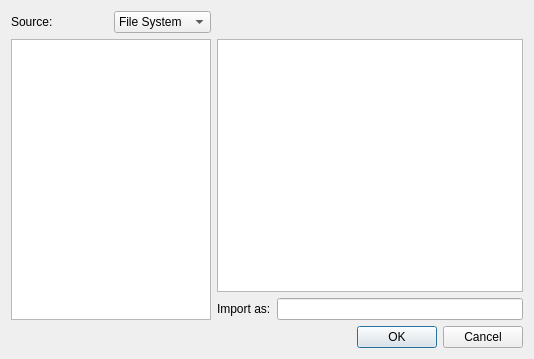
<ui version="4.0" >
 <class>HordeFileDialog</class>
 <widget class="QDialog" name="HordeFileDialog" >
  <property name="geometry" >
   <rect>
    <x>0</x>
    <y>0</y>
    <width>534</width>
    <height>359</height>
   </rect>
  </property>
  <property name="windowTitle" >
   <string>Dialog</string>
  </property>
  <layout class="QGridLayout" >
   <item row="0" column="0" >
    <widget class="QLabel" name="label_2" >
     <property name="text" >
      <string>Source:</string>
     </property>
    </widget>
   </item>
   <item row="0" column="1" >
    <widget class="QComboBox" name="m_source" >
     <item>
      <property name="text" >
       <string>File System</string>
      </property>
     </item>
    </widget>
   </item>
   <item row="0" column="2" colspan="2" >
    <spacer>
     <property name="orientation" >
      <enum>Qt::Horizontal</enum>
     </property>
     <property name="sizeHint" >
      <size>
       <width>301</width>
       <height>20</height>
      </size>
     </property>
    </spacer>
   </item>
   <item rowspan="2" row="1" column="0" colspan="2" >
    <widget class="QListWidget" name="m_fileList" >
     <property name="sizePolicy" >
      <sizepolicy vsizetype="Preferred" hsizetype="Preferred" >
       <horstretch>0</horstretch>
       <verstretch>0</verstretch>
      </sizepolicy>
     </property>
     <property name="maximumSize" >
      <size>
       <width>200</width>
       <height>16777215</height>
      </size>
     </property>
    </widget>
   </item>
   <item row="1" column="2" colspan="2" >
    <widget class="QStackedWidget" name="m_stackedWidget" >
     <property name="sizePolicy" >
      <sizepolicy vsizetype="Expanding" hsizetype="Expanding" >
       <horstretch>0</horstretch>
       <verstretch>0</verstretch>
      </sizepolicy>
     </property>
     <property name="currentIndex" >
      <number>2</number>
     </property>
     <widget class="QWidget" name="m_glFrame" />
     <widget class="QLabel" name="m_imageView" />
     <widget class="QTextEdit" name="m_xmlView" >
      <property name="lineWrapMode" >
       <enum>QTextEdit::NoWrap</enum>
      </property>
     </widget>
    </widget>
   </item>
   <item row="2" column="2" >
    <widget class="QLabel" name="label" >
     <property name="text" >
      <string>Import as:</string>
     </property>
    </widget>
   </item>
   <item row="2" column="3" >
    <widget class="QLineEdit" name="m_file" >
     <property name="toolTip" >
      <string>Specify the file name used when importing this file to your scene!</string>
     </property>
    </widget>
   </item>
   <item row="3" column="2" colspan="2" >
    <widget class="QDialogButtonBox" name="buttonBox" >
     <property name="orientation" >
      <enum>Qt::Horizontal</enum>
     </property>
     <property name="standardButtons" >
      <set>QDialogButtonBox::Cancel|QDialogButtonBox::NoButton|QDialogButtonBox::Ok</set>
     </property>
    </widget>
   </item>
  </layout>
 </widget>
 <resources/>
 <connections>
  <connection>
   <sender>buttonBox</sender>
   <signal>rejected()</signal>
   <receiver>HordeFileDialog</receiver>
   <slot>reject()</slot>
   <hints>
    <hint type="sourcelabel" >
     <x>199</x>
     <y>278</y>
    </hint>
    <hint type="destinationlabel" >
     <x>199</x>
     <y>149</y>
    </hint>
   </hints>
  </connection>
  <connection>
   <sender>buttonBox</sender>
   <signal>accepted()</signal>
   <receiver>HordeFileDialog</receiver>
   <slot>accept()</slot>
   <hints>
    <hint type="sourcelabel" >
     <x>199</x>
     <y>278</y>
    </hint>
    <hint type="destinationlabel" >
     <x>199</x>
     <y>149</y>
    </hint>
   </hints>
  </connection>
 </connections>
</ui>
